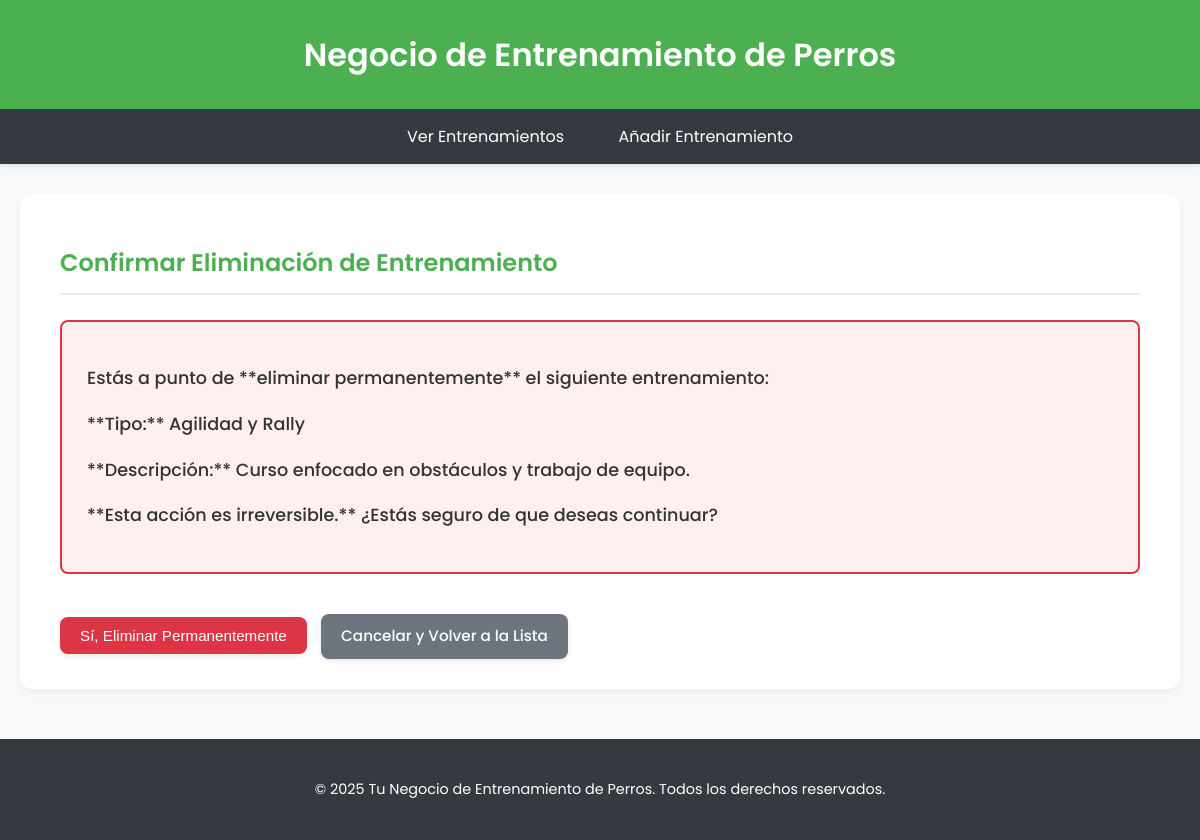
/2/borrar/, run on the app's committed database.
### app_entrenamientos/models.py (models this page shows, shortened)
class Entrenamiento(models.Model):
    tipo_entrenamiento = models.CharField(
        max_length=100,
        help_text="Ej: Obediencia Básica, Agilidad, Guardia y Protección, Socialización, etc."
    )
    descripcion = models.TextField(
        blank=True,
        null=True,
        help_text="Descripción detallada del contenido del entrenamiento."
    )
    fecha_inicio = models.DateField(
        help_text="Fecha en que comienza el entrenamiento."
    )
    fecha_fin = models.DateField(
        blank=True,
        null=True,
        help_text="Fecha estimada de finalización del entrenamiento (puede ser nula si es continuo)."
    )
    activo = models.BooleanField(default=True)
    fecha_creacion = models.DateTimeField(auto_now_add=True)
    fecha_actualizacion = models.DateTimeField(auto_now=True)
    class Meta:
        verbose_name = "Entrenamiento de Perro"
        verbose_name_plural = "Entrenamientos de Perros"
        ordering = ['fecha_inicio', 'tipo_entrenamiento']

### app_entrenamientos/views.py (the view)
# urls.py: path('<int:pk>/borrar/', BorrarEntrenamiento.as_view(), name='borrar_entrenamiento'),
class BorrarEntrenamiento(DeleteView):
    model = Entrenamiento
    template_name = 'app_entrenamientos/entrenamiento_confirmar_borrar.html'
    context_object_name = 'entrenamiento'
    success_url = reverse_lazy('app_entrenamientos:lista_entrenamientos')

### app_entrenamientos/templates/app_entrenamientos/entrenamiento_confirmar_borrar.html (shortened to what this page needs)
<!DOCTYPE html>
<html lang="es">
<head>
</head>
<body>
    <header>
        <h1>Negocio de Entrenamiento de Perros</h1>
    </header>
    <nav>
        <ul>
            <li><a href="{% url 'app_entrenamientos:lista_entrenamientos' %}">Ver Entrenamientos</a></li>
            <li><a href="{% url 'app_entrenamientos:crear_entrenamiento' %}">Añadir Entrenamiento</a></li>
        </ul>
    </nav>
    <div class="container">
        <h2>Confirmar Eliminación de Entrenamiento</h2>
        <div class="confirmation-box">
            <p>
                Estás a punto de **eliminar permanentemente** el siguiente entrenamiento:
            </p>
            <p class="highlight-danger">
                **Tipo:** {{ object.tipo_entrenamiento }}
            </p>
            <p class="highlight-danger">
                **Descripción:** {{ object.descripcion|default:"N/A"|truncatechars:100 }}
            </p>
            <p>
                **Esta acción es irreversible.** ¿Estás seguro de que deseas continuar?
            </p>
        </div>
        <form method="post">
            <button type="submit" class="btn btn-danger">Sí, Eliminar Permanentemente</button>
            <a href="{% url 'app_entrenamientos:lista_entrenamientos' %}" class="btn btn-secondary">Cancelar y Volver a la Lista</a>
        </form>
    </div>
    <footer>
        <p>&copy; {% now "Y" %} Tu Negocio de Entrenamiento de Perros. Todos los derechos reservados.</p>
    </footer>
</body>
</html>

### app_entrenamientos/templates/app_entrenamientos/entrenamiento_confirmar_borrar.html (style rules this page uses)
:root { --primary-color: #4CAF50; --secondary-color: #007bff; --danger-color: #dc3545; --warning-color: #ffc107; --info-color: #17a2b8; --text-color: #333; --background-light: #f8f9fa; --background-dark: #343a40; --border-color: #e9ecef; --card-bg: white; --shadow: 0 4px 10px rgba(0,0,0,0.05); }
body { font-family: 'Poppins', sans-serif; margin: 0; padding: 0; background-color: var(--background-light); color: var(--text-color); line-height: 1.6; }
header { background-color: var(--primary-color); color: white; padding: 1.8em 0; text-align: center; box-shadow: var(--shadow); }
h1 { margin: 0; font-weight: 600; }
nav ul { list-style-type: none; padding: 0; text-align: center; background-color: var(--background-dark); margin: 0; box-shadow: 0 2px 5px rgba(0,0,0,0.1); }
nav ul li { display: inline-block; margin: 0; }
nav ul li a { color: white; text-decoration: none; padding: 15px 25px; display: block; transition: background-color 0.3s ease, transform 0.2s ease; font-weight: 400; }
.container { width: 90%; max-width: 1100px; margin: 30px auto; background-color: var(--card-bg); padding: 30px 40px; box-shadow: var(--shadow); border-radius: 12px; overflow-x: auto; }
footer { text-align: center; padding: 25px; background-color: var(--background-dark); color: white; margin-top: 50px; font-size: 0.9em; }
h2, h3 { color: var(--primary-color); border-bottom: 2px solid var(--border-color); padding-bottom: 10px; margin-bottom: 25px; font-weight: 600; }
.btn { display: inline-block; padding: 10px 20px; border-radius: 8px; text-decoration: none; margin-top: 15px; margin-right: 10px; transition: background-color 0.3s ease, transform 0.2s ease, box-shadow 0.3s ease; border: none; cursor: pointer; font-weight: 500; font-size: 0.95em; box-shadow: 0 2px 5px rgba(0,0,0,0.1); }
.btn-secondary { background-color: #6c757d; color: white; }
.btn-danger { background-color: var(--danger-color); color: white; }
.confirmation-box { background-color: #fff0f0; border: 2px solid var(--danger-color); padding: 25px; border-radius: 8px; margin-bottom: 25px; }
.confirmation-box p { font-size: 1.1em; font-weight: 500; color: var(--text-color); }
.highlight-danger { color: var(--danger-color); font-weight: 600; }

### data on the page
Entrenamiento: tipo_entrenamiento "Agilidad y Rally", descripcion "Curso enfocado en obstáculos y trabajo de equipo."
